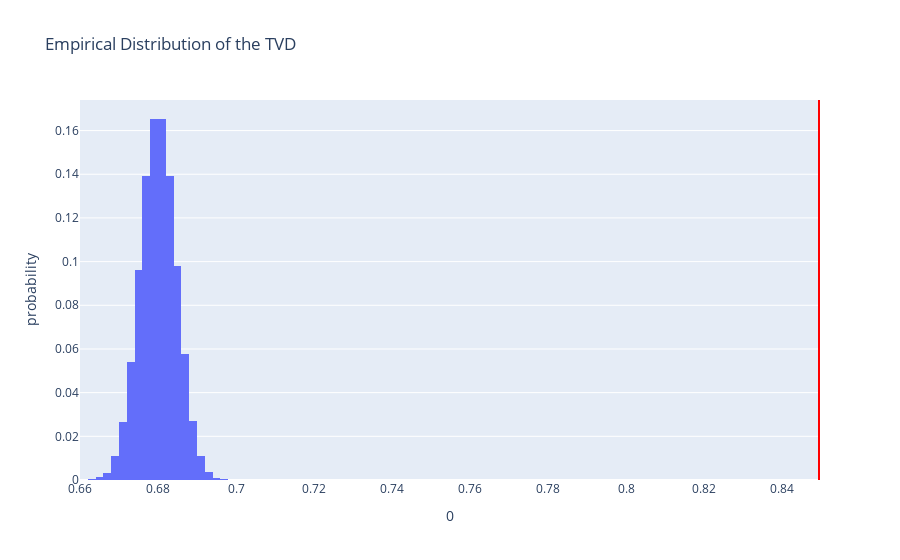

The code cell stored with this chart in its notebook:
### Code cell
fig = px.histogram(pd.DataFrame(results), x=0, nbins=20, histnorm='probability', 
                   title='Empirical Distribution of the TVD')
fig.add_vline(x=obs_stat_out, line_color='red')
fig

### Figure 1 — Plotly figure (JSON) as saved in the notebook; plotly's stock layout.template omitted (floating-point values rounded to 4 significant figures; data arrays with more than 128 entries replaced by an {"elided": "..."} marker saying what was removed)
{"data": [{"alignmentgroup": "True", "bingroup": "x", "histnorm": "probability", "hovertemplate": "0=%{x}<br>probability=%{y}<extra></extra>", "legendgroup": "", "marker": {"color": "#636efa", "pattern": {"shape": ""}}, "name": "", "nbinsx": 20, "offsetgroup": "", "orientation": "v", "showlegend": false, "type": "histogram", "x": {"elided": "100000 float values"}, "xaxis": "x", "yaxis": "y"}], "layout": {"barmode": "relative", "legend": {"tracegroupgap": 0}, "shapes": [{"line": {"color": "red"}, "type": "line", "x0": 0.8495, "x1": 0.8495, "xref": "x", "y0": 0, "y1": 1, "yref": "y domain"}], "title": {"text": "Empirical Distribution of the TVD"}, "xaxis": {"anchor": "y", "domain": [0, 1], "title": {"text": "0"}}, "yaxis": {"anchor": "x", "domain": [0, 1], "title": {"text": "probability"}}}}
